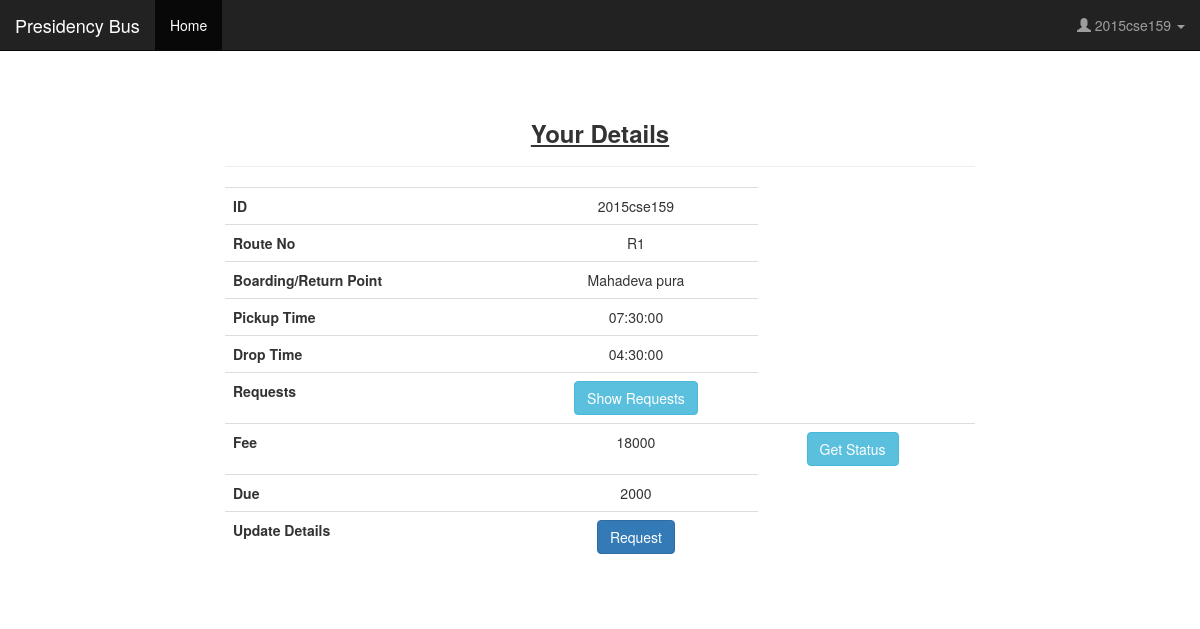
Screenshot of /home.php (signed in) with the database file from the repository.
### tables this page shows
CREATE TABLE `bus` (
  `id` int(25) NOT NULL,
  `rno` varchar(25) NOT NULL,
  `point` varchar(255) NOT NULL,
  `at` varchar(25) NOT NULL,
  `rt` varchar(25) NOT NULL,
  `fee` varchar(25) NOT NULL
);

CREATE TABLE `account` (
  `id` int(25) NOT NULL,
  `sid` varchar(25) NOT NULL,
  `pass` varchar(255) NOT NULL,
  `email` varchar(255) NOT NULL,
  `b_id` int(25) NOT NULL,
  `year` varchar(255) NOT NULL,
  `branch` varchar(255) NOT NULL,
  `17-18` int(2) NOT NULL,
  `due` int(255) DEFAULT NULL
);

### home.php (the view, shortened to what this page needs)
<?php
include 'db.php';
?>
<!doctype html>
<html lang="en">
  <head>
<link rel="stylesheet" href="https://maxcdn.bootstrapcdn.com/bootstrap/3.3.7/css/bootstrap.min.css">
  </head>
  <body class="text-center">
 <div class="bg">
    <div class="cover-container d-flex h-100 p-3 mx-auto flex-column">
      <header class="masthead mb-auto">
        <div class="inner">
         <nav class="navbar navbar-inverse navbar-fixed-top">
  <div class="container-fluid">
    <div class="navbar-header">
      <a class="navbar-brand" href="#">Presidency Bus</a>
    </div>
    <ul class="nav navbar-nav">
      <li class="active"><a href="#">Home</a></li>
    </ul>
    <ul class="nav navbar-nav navbar-right">
      <?php
        $user=$_SESSION['user'];
        ?>
          <li><a class="dropdown-toggle" data-toggle="dropdown" href="#"><span class="glyphicon glyphicon-user"></span>  <?php echo $user ?>
        <span class="caret"></span></a>
        </li>
   </ul>
  </div>
</nav>
        </div>
      </header>
      <br><br><br><br><br>
      <center>
      <div class="container container-table">
    <div class="row vertical-center-row">
        <div class="text-center col-md-8 col-md-offset-2">
    <?php
    $ma=$mysqli->query("select * from account where sid='$user'");
    $mai=mysqli_fetch_array($ma);
    $maii=$mai['email'];
    if($maii==''){
    if(!isset($_GET['q']) ){
      echo '
    <div class="alert alert-warning alert-dismissible">
  <a href="#" class="close" data-dismiss="alert" aria-label="close">&times;</a>
  <strong>Update Email!</strong> Please Update your EMAIL ID to proceed!
</div>';
    echo '    <form action="paystatus.php?q=em1" method="post">
      <table class="table table-hover">
        <tr>
          <th>Email :</th>
          <td><input type="email" name="email" pattern="[a-z0-9._%+-]+@[a-z0-9.-]+\.[a-z]{2,3}$" title="Please give correct Mail ID: [Eg: name.12@example.com]"></td>
        </tr>
        <tr><td></td>
        <td><input type="submit" name="submit" class="btn btn-success" value="Submit"></td>
      </table>
    </form>';
  }
  else{
          echo '
    <div class="alert alert-warning alert-dismissible">
  <a href="#" class="close" data-dismiss="alert" aria-label="close">&times;</a>
  <strong>Enter your Verification Code!</strong>
  <p><b>DO NOT REFRESH </b>the page</p>
</div>';
    echo ' <form action="paystatus.php?q=em2" method="post">
      <table class="table table-hover">
        <tr>
          <th>Code :</th>
          <td><input type="text" name="vcode"  title="Enter validation code mailed to you"></td>
        </tr>
        <tr><td></td>
        <td><input type="submit" name="submit" class="btn btn-success" value="Submit"></td>
      </table>
    </form>';
  }
}
    else {
    ?>
          <table class="table table-hover">
          <h3><strong><u>Your Details</u></strong></h3>
          <hr>
  <?php
    include 'db.php';
    $qu=$mysqli->query("select * from account where sid='$user'");
    $r=$qu->fetch_array();
    $bid=$r['b_id'];
    $due=$r['due'];
    $qu=$mysqli->query("select * from bus where id=$bid");
    $r=$qu->fetch_array();
    $rno=$r['rno'];
    $point=$r['point'];
    $at=$r['at'];
    $rt=$r['rt'];
    $fee=$r['fee'];
    ?>
    <tbody>
        <tr>
            <th scope="row">ID</th>
            <td><?php echo $user;?></td>
        </tr>
        <tr>
            <th scope="row">Route No</th>
           <td><?php echo $rno;?></td>
        </tr>
        <tr>
        <th scope="row">Boarding/Return Point</th>
           <td><?php echo $point;?></td></tr>
            <tr>
        <th scope="row">Pickup Time</th>
           <td><?php echo $at;?></td>
            </tr>
        <tr>
        <th scope="row">Drop Time</th>
           <td><?php echo $rt;?></td>
            </tr>
             <tr>
        <th scope="row">Requests</th>
           <td><button title="All your Requests will be shown at the end of Page" class="btn btn-info" onclick="showReq();">Show Requests</button></td>
            </tr>
            <tr>
        <th scope="row">Fee</th>
           <td><?php echo $fee;?></td>
           <div >
           <td><a href="#"><span id="status"><button title="Get your payment status" onclick="getStatus();" class="btn btn-info">Get Status</button></a></td><td></span></td>
            </div>
            </tr>
          <tr>
        <th scope="row">Due</th>
           <td><?php echo $due; ?></td>
            </tr>
            <tr> <th scope="row">Update Details</th>
             <?php
            $q=$mysqli->query("select * from req where sid='$user' and done='p'") or die("Error getting status");
            $count=$q->num_rows;
    if($count>0){
      echo '
           <td><button disabled title="You have already made a Request. Only one Request can be processed. If any changes are to be made, kidnly remove current request and make another one.!" class="btn btn-disabled" onclick="showReq();">Request</button></td>
            </tr>';
          }
          else{ echo '
           <td><a href="stureq.php"><button title="Request for Change of Route" type="button"  class="btn btn-primary">Request</button></a></td>
            </tr>';}?>
    </tbody>
<?php } ?>
  </body>
</html>

### home.php (style rules this page uses)
html { height: 100%; margin: 0; }
body { background-image: url("http://rowingsicilia.org/wp-content/uploads/2016/01/background.jpg"); height: "100%"; background-repeat: repeat; }

### rows the page displays
bus: rno "R1", point "Mahadeva pura", at "07:30:00", rt "04:30:00", fee "18000"
account: due "2000"

### other values shown
$user "2015cse159"
